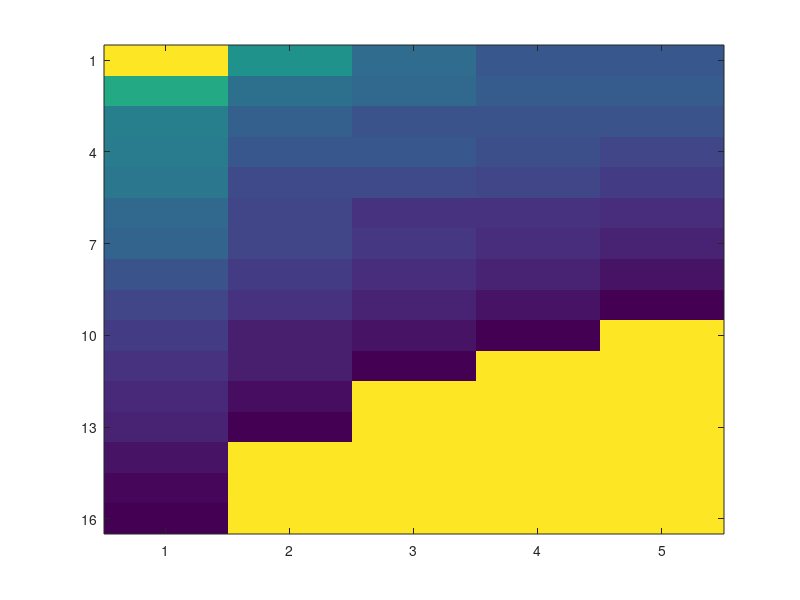

Write MATLAB code to recreate this figure. (Note: this script raises an error after producing the figure.)
% Visualize the results from the crossvalidation
%res = load('res_6f_norm_long.mat');
%res = load('res_5f_qp.mat');
%res = load('res_5f_allqp.mat');
res = load('allreg5f.mat');
res = load('allqp5f1.mat');
cmax = 18;
cmin = 4;
sz  =16;
tsz = 20;
ssz = 14;
res = res.res;
max_order = 5;
figure;

Train = zeros(length(res{1}(:,1)),max_order);
for d = 1:max_order
    Train(1:numel(res{d}(:,1)),d) = res{d}(:,2);
end
Tr = Train;
Tr(Train==0)=inf;
imagesc(Tr);
yticks(1:3:length(res{1}));
yticklabels(int2str(res{1}(1:3:end,1)));
xticks(1:max_order);

colormap hot;
xlabel('order','FontSize',sz);
ylabel('local models','FontSize',sz)
%title('Training loss','FontSize',tsz);
%hcb = colorbar('FontSize',11,'YTick',log([round(cmin) :10,12:6: cmax]) ,'YTickLabel',[round(cmin) :10,12:6: cmax]);
hcb=colorbar;
caxis([cmin, cmax]);
colorTitleHandle = get(hcb,'Title');
set(colorTitleHandle ,'String','Loss','FontSize',ssz);

figure;
Val = zeros(length(res{1}(:,1)),max_order);
for d = 1:max_order
    Val(1:numel(res{d}(:,1)),d) = res{d}(:,3);
end
V = Val;
V(Val==0)=inf;
imagesc(V);
yticks(1:3:length(res{1}));
yticklabels(int2str(res{1}(1:3:end,1)));
xticks(1:max_order);
hcb =colorbar;
caxis([cmin, cmax]);
colormap hot;
xlabel('order','FontSize',sz);
ylabel('local models','FontSize',sz)
%title('Validation loss','FontSize',tsz);
colorTitleHandle = get(hcb,'Title');
set(colorTitleHandle ,'String','Loss','FontSize',ssz);

figure;
Time = zeros(length(res{1}(:,1)),max_order);
for d = 1:max_order
    Time(1:numel(res{d}(:,1)),d) = res{d}(:,4);
end

cmax = max(Time(:));
cmin = min(Time(:));
Ti = Time;
Ti(Ti==0)=inf;
imagesc(Ti);
yticks(1:3:length(res{1}));
yticklabels(int2str(res{1}(1:3:end,1)));
xticks(1:max_order);

hcb = colorbar;
caxis([0, 1.8]);
colormap hot;
xlabel('order','FontSize',sz);
ylabel('local models','FontSize',sz)
%title('Training time','FontSize',tsz)
colorTitleHandle = get(hcb,'Title');
set(colorTitleHandle ,'String','Time (s)','FontSize',ssz);

figure
Time = zeros(length(res{1}(:,1)),max_order);
for d = 1:max_order
    Time(1:numel(res{d}(:,1)),d) = res{d}(:,5);
end

cmax = max(Time(:));
cmin = min(Time(:));
Ti = Time;
Ti(Ti==0)=1000;
imagesc(Ti);
yticks(1:3:length(res{1}));
yticklabels(int2str(res{1}(1:3:end,1)));
xticks(1:max_order);

hcb = colorbar;
caxis([cmin cmax+0.5]);
colormap hot;
xlabel('order','FontSize',sz);
ylabel('local models','FontSize',sz)
%title('Execution time','FontSize',tsz);
colorTitleHandle = get(hcb,'Title');
set(colorTitleHandle ,'String','Time (s)','FontSize',ssz);

figure;
fst = sum(arrayfun(@(x)nchoosek(2+x-1,x),1));
for o = 1:max_order
    min_conf = sum(arrayfun(@(x)nchoosek(2+x-1,x),1:o));

    res{o}(:,6) = res{o}(:,1).*min_conf/fst;
end
   
Mem = zeros(length(res{1}(:,6)),max_order);
for d = 1:max_order
    Mem(1:numel(res{d}(:,1)),d) = res{d}(:,6);
end
   
cmax = max(Mem(:));
cmin = min(Mem(:));
MM = Mem;
MM(MM==0)=inf;
imagesc(MM);
yticks(1:3:length(res{1}));
yticklabels(int2str(res{1}(1:3:end,1)));
xticks(1:max_order);

hcb = colorbar;
caxis([1,500]);
colormap hot;
xlabel('order','FontSize',sz);
ylabel('local models','FontSize',sz)
%title('Memory: coefficients learned relative to l = 1, o = 1', 'FontSize',tsz);
colorTitleHandle = get(hcb,'Title');
set(colorTitleHandle ,'String', 'l * |W|_k','FontSize',ssz);
    